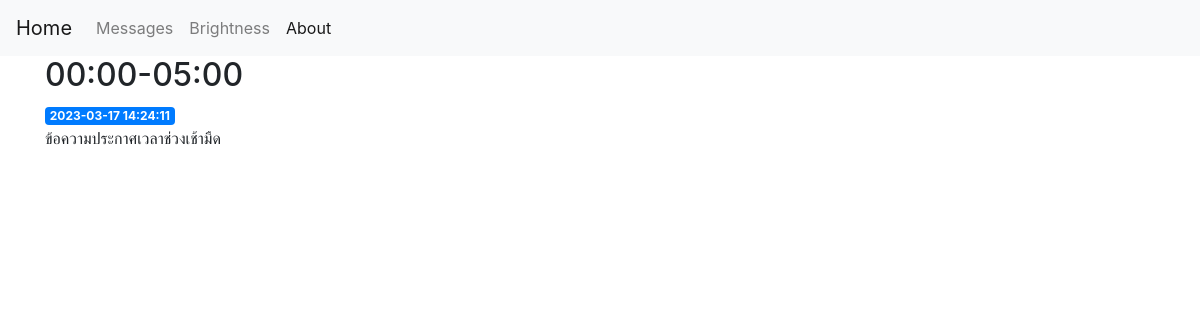
/1, run on an earlier commit of the app's database.
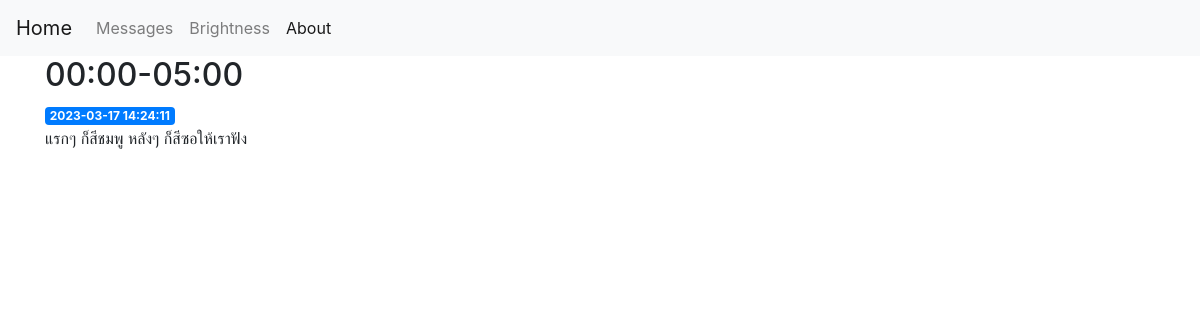
And on a later commit of the database.
### tables this page shows
CREATE TABLE posts (
    id INTEGER PRIMARY KEY AUTOINCREMENT,
    created TIMESTAMP NOT NULL DEFAULT (datetime('now','localtime')),
    title TEXT NOT NULL,
    content TEXT NOT NULL
);

### app.py (the view)
@app.route('/<int:post_id>')
def post(post_id):
    post = get_post(post_id)
    return render_template('post.html', post=post)

### app.py (called while the page is built)
def get_db_connection():
    conn = sqlite3.connect('/home/sunya/envpanel/database.db')
    conn.row_factory = sqlite3.Row
    return conn

def get_post(post_id):
    conn = get_db_connection()
    post = conn.execute('SELECT * FROM posts WHERE id = ?',
                        (post_id,)).fetchone()
    conn.close()
    if post is None:
        abort(404)
    return post

### templates/post.html
{% extends 'base.html' %}
{% block content %}
    <h2>{% block title %} {{ post['title'] }} {% endblock %}</h2>
    <span class="badge badge-primary">{{ post['created'] }}</span>
    <p>{{ post['content'] }}</p>
{% endblock %}

What changed in the data, as far as the page shows it:
changed posts: content "ข้อความประกาศเวลาช่วงเช้ามืด" → "แรกๆ ก็สีชมพู หลังๆ ก็สีซอให้เราฟัง"
